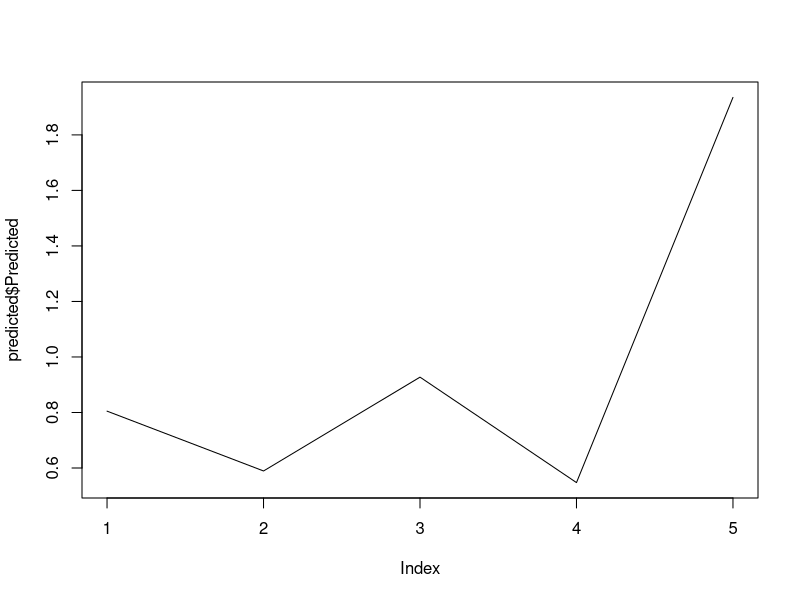
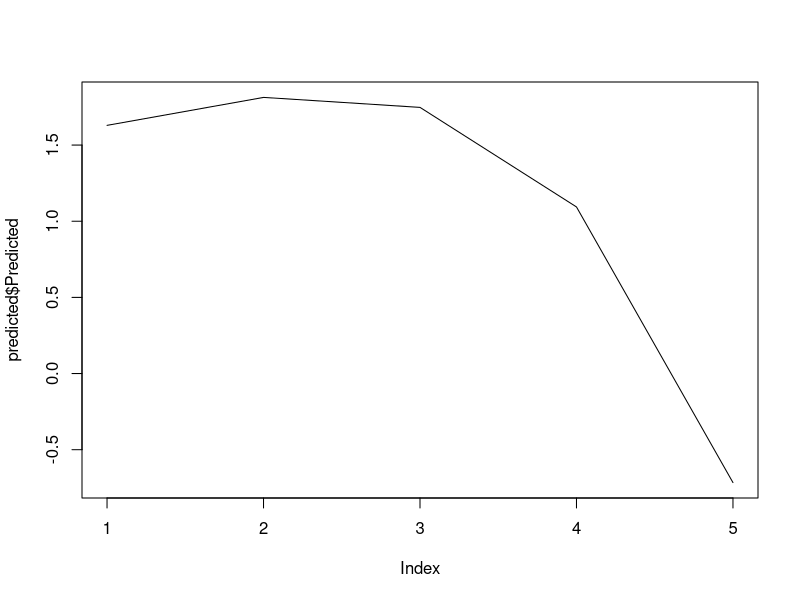
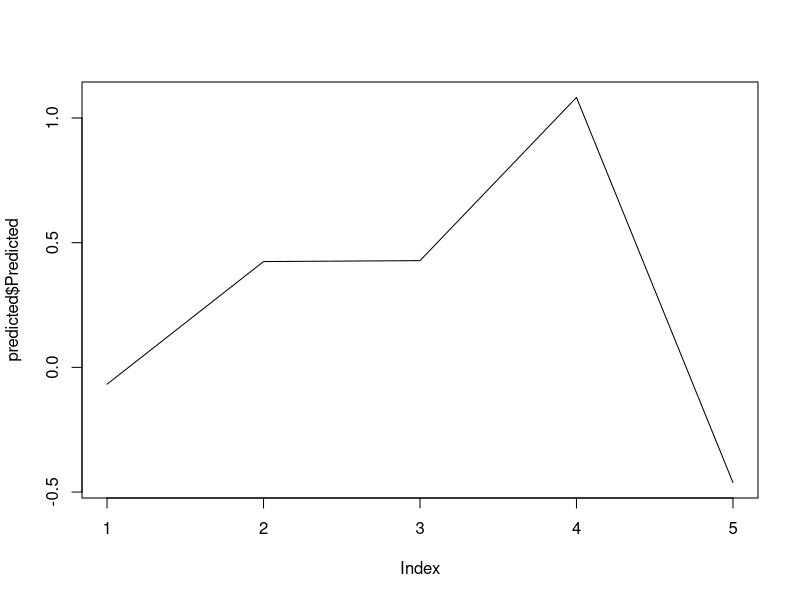
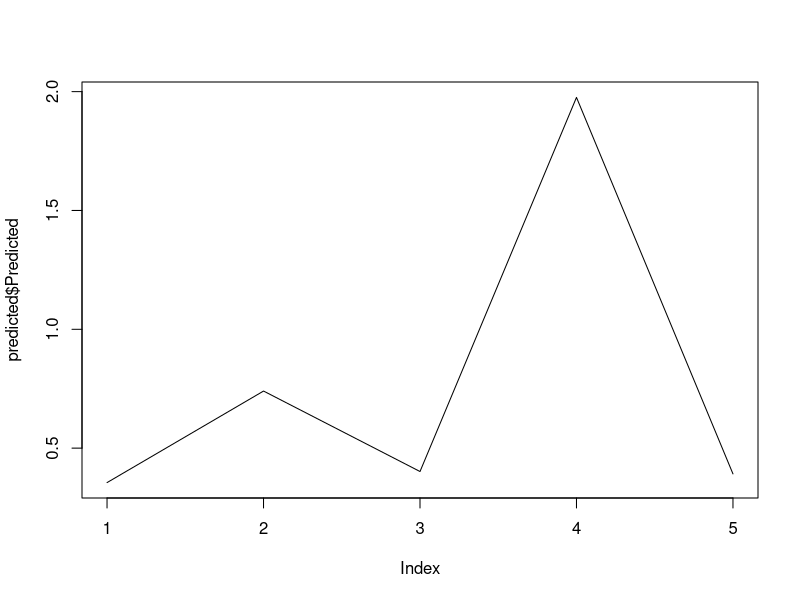
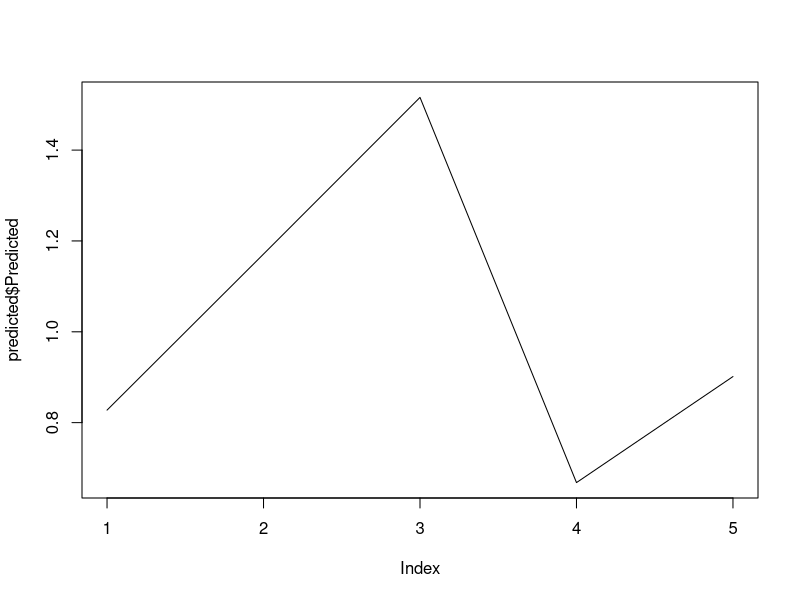
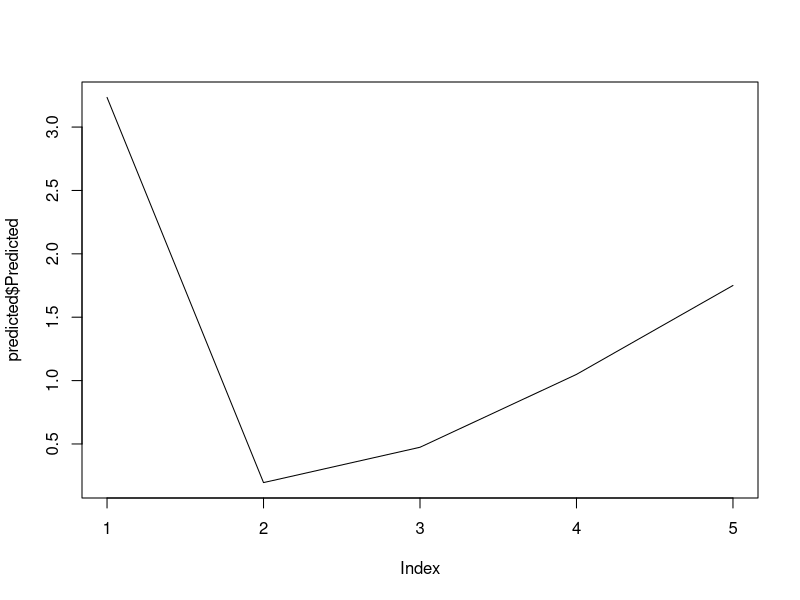
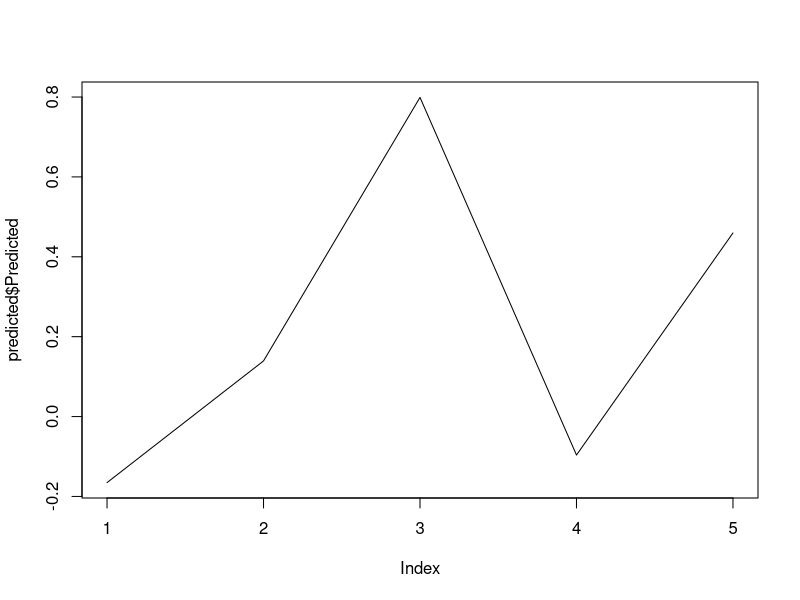
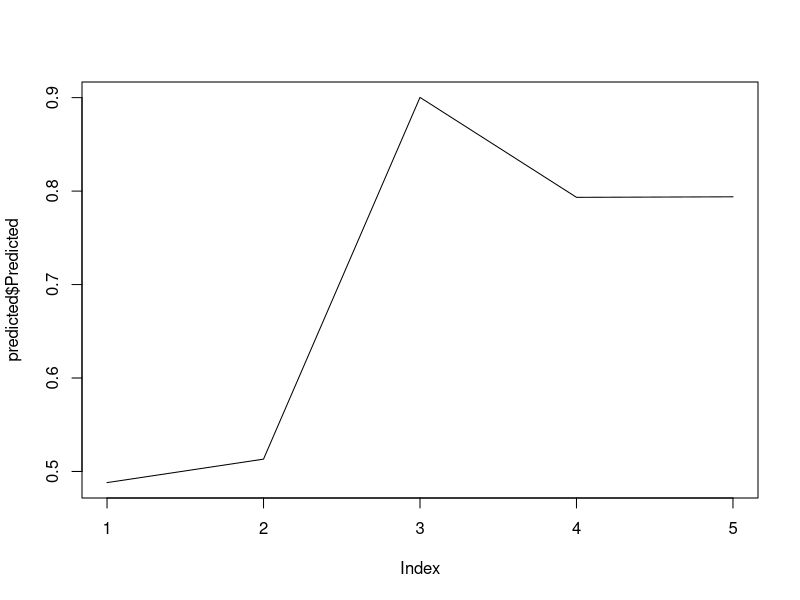

Write R code to recreate these figures, in order. (Note: a time limit stopped this script after it produced the figures.)
#library(pracma)
#set.seed(111)

L <- function( q, k ){
  choose(q, k) *
  choose((q+k-1)/2, q)
}

L_x <- function(x,q){
  s <- rep(0, length(x))
  beta_q <- runif(q+1, min=-1, max=1)
  for (k in 0:q){
    s <- s + x^k * L( q=q, k=k ) * beta_q[k+1]
  }
  return (2^q * s)
}

# params: linspace
generateLegendre <- function(lspace, q){
  return(L_x(x=lspace, q))
}

#######################
# Halvor
######################

legendre_polynomial <- function(x, q){
 result = 0; # initialize variable

 for (k in 0:q){
   result = result + x^k * choose(q,k) * choose(((q + k - 1)/2), q)
 }

 result  = result * 2^q;
}

data_Qf = 10
betas = runif(data_Qf + 1, min=-1,max=1)

func3_with_err <- function(x, max_q, sigma, betas){
 result = 0;
 errors <- rnorm(length(x), mean = 0, sd = sigma^2)

 for (q in 0:max_q){
   beta_q <- betas[q+1]
   L_q <- legendre_polynomial(x, q)
   result = result + beta_q * L_q
 }
 return (result + errors)
}

##########################
##########################

# l <- runif(110,min=-1, max=1)
# l <- l[order(l)]
# target_function <- func3_with_err(l, 10, 0.2, betas)
# plot(target_function, type="l")
#
# quit()


generateDatasets <- function(del_N, del_sigma, order){
  d_sizes <- seq(22, 100, del_N)
  s_sizes <- seq(0.2, 1.1, del_sigma)
  row <- 0
  col <- 0

  index <- 1
  datasets <- list()
  row <- 1
  error_matrix <-  matrix(0, length(d_sizes), length(s_sizes), byrow=T)
  for( size in d_sizes ){

    x <- runif(size, min=-1, max=1)
    x <- x[order(x)]
    #y <- func3_with_err(x, order, 0, betas)
    dataset <- matrix(0, length(d_sizes)+1, length(x), byrow=T)
    col <- 1
    for ( sigma in s_sizes ) {
      #model <- sapply(y, function(t) t + rnorm(1,0,sigma^2))

      target_function <- func3_with_err(x, 10, sigma, betas)
      target_function <- as.data.frame(cbind(x,target_function))
      colnames(target_function) <- c("x", "y")
      #quit()
      train <- sample(x, (length(x)*0.8))
      #train <- train[order(train)]
      test <- x[!(x %in% train)]
      #test <- test[order(test)]

      train <- as.data.frame(cbind(train, target_function$y[which(x %in% train)]))
      test <- as.data.frame(cbind(test, target_function$y[which(x %in% test)]))
      #quit()

      colnames(test) <- c("x", "y")
      colnames(train) <- c("x", "y")

      fitted_model <- lm(y ~ poly(x, order), data=train)
      test_pred <- data.frame(x = test$x)
      predicted <- as.data.frame(predict(fitted_model, newdata=test_pred))
      colnames(predicted) <- "Predicted"

      error <- sum(abs(test$y - predicted$Predicted))
      error_matrix[row, col] <- error

      col <- col + 1

      plot(predicted$Predicted, type="l")

    }
    row <- row + 1
  }
  return (error_matrix)
}

#data <- generateDatasets(2,0.1, 10)

#generateDatasets(2,0.1, 10)
for( i in 1:1) {
  cat(sprintf("%.2f\r", i/100))
  write.table(generateDatasets(1,0.005, 10), sprintf("matrix%d.csv", i), col.names=FALSE,row.names=FALSE, sep=",")
}
#warnings()


#fitted_model <- lm(target_function, train)


 # l <- runif(20000, min=-1, max=1)
 # l <- l[order(l)]
 # plot(l,generateLegendre(l, 10), type="l")


# e <- function(){
#     n = 60
#     error_matrix <- matrix(0, n-19, 90, byrow=TRUE)
#     varlinspace <- linspace(0.2, 1.1, 90)
#
#     for( N in 20:n ){
#       x <- runif(N, min=-1, max=1)
#       x <- x[order(x)]
#       analytical_legendre <- generateLegendre(lspace=x, q=10)
#
#       k <- 1
#       for( sd in varlinspace ){
#
#         # Estimate and add noise
#         estimated_legendre_10 <- sapply(generateLegendre(lspace=x, q=10), function(t) t + rnorm(1,0,sd^2))
#         estimated_legendre_2 <- sapply(generateLegendre(lspace=x, q=2), function(t) t + rnorm(1,0,sd^2))
#         error_matrix[N-19, k] <- abs(sum(analytical_legendre - estimated_legendre_10)^2 - sum(analytical_legendre - estimated_legendre_2)^2)
#         #error_matrix[N-19, k] <- (sum(estimated_legendre_10 - analytical_legendre)^2)/N
#
#         k <- k + 1
#         plot(x,estimated_legendre_10, type="l")
#         lines(x,analytical_legendre, col="red")
#         lines(x,estimated_legendre_2, col="green")
#         legend("topright", legend=c("10", "analytical", "2"), col=c("black", "red", "green"), lwd=3)
#       }
#       }
#
#     return (error_matrix)
#   }

#e_10 <- e()
#e_2 <- generateXYpair(Q=2)

#generateXYpair()
#write.table(e_10, "matrix.csv", col.names=FALSE,row.names=FALSE, sep=",")

# generateDatasets <- function(){
#   set.seed(111)
#   datasets <- list()
#   for (i in 1:11){
#     datasets[[i]] <- generateXYpair(N=i+19, q=10)
#   }
#   return (datasets)
# }
#
# set.seed(111)
#model <- generateDatasets()[[10]][,10]


#generateDatasets()[[1]]
#plot(unlist(generateDatasets()[[1]]))

# # Legendre
# f2 <- function(x,q){
#   tmp <- 0
#   for( i in 0:q ){
#     tmp <- tmp + beta_q[i+1] * L_x(x=x,q=i)
#   }
#   tmp
# }
# generateLegendre10 <- function(){
#   beta_q <<- runif(11, min=-1, max=1)
#   sol <- rep(0,100)
#   for ( i in 1:length(sol) ){
#     sol[i] <- f2(lspace[i], 10)
#   }
#   return(sol)
# }
#
# a <- generateLegendre10()
# plot(lspace, a, type="l", ylab="$L_{1}$", xlab="$x$", main="alpha")
